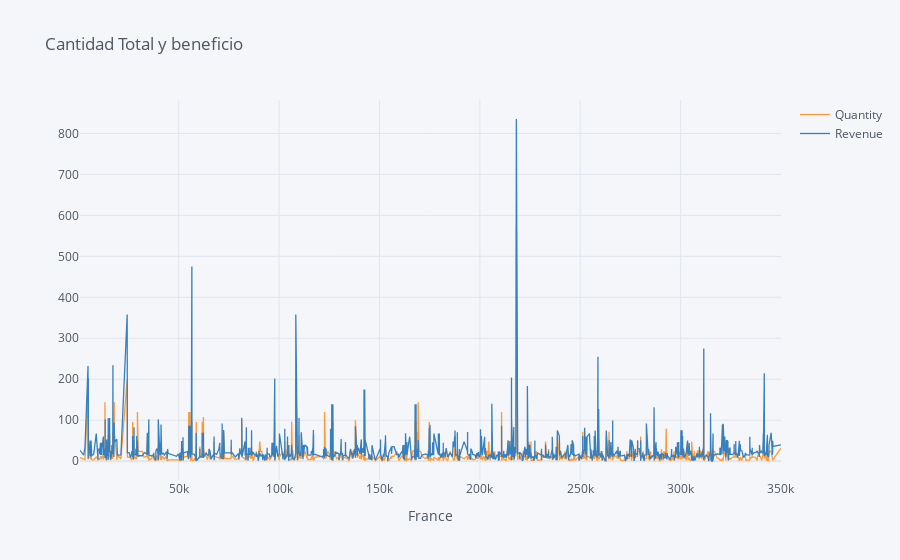

The cell this chart's notebook holds for it:
### Code cell
data2.iplot(kind='line', xTitle='France', title='Cantidad Total y beneficio')

### Figure 1 — Plotly figure (JSON) as saved in the notebook; plotly's stock layout.template omitted (floating-point values rounded to 4 significant figures; data arrays with more than 128 entries replaced by an {"elided": "..."} marker saying what was removed)
{"data": [{"line": {"color": "rgba(255, 153, 51, 1.0)", "dash": "solid", "shape": "linear", "width": 1.3}, "mode": "lines", "name": "Quantity", "text": "", "type": "scatter", "x": {"elided": "2454 int values"}, "y": {"elided": "2454 int values"}}, {"line": {"color": "rgba(55, 128, 191, 1.0)", "dash": "solid", "shape": "linear", "width": 1.3}, "mode": "lines", "name": "Revenue", "text": "", "type": "scatter", "x": {"elided": "2454 int values"}, "y": {"elided": "2454 float values"}}], "layout": {"legend": {"bgcolor": "#F5F6F9", "font": {"color": "#4D5663"}}, "paper_bgcolor": "#F5F6F9", "plot_bgcolor": "#F5F6F9", "title": {"font": {"color": "#4D5663"}, "text": "Cantidad Total y beneficio"}, "xaxis": {"gridcolor": "#E1E5ED", "showgrid": true, "tickfont": {"color": "#4D5663"}, "title": {"font": {"color": "#4D5663"}, "text": "France"}, "zerolinecolor": "#E1E5ED"}, "yaxis": {"gridcolor": "#E1E5ED", "showgrid": true, "tickfont": {"color": "#4D5663"}, "title": {"font": {"color": "#4D5663"}, "text": ""}, "zerolinecolor": "#E1E5ED"}}}
